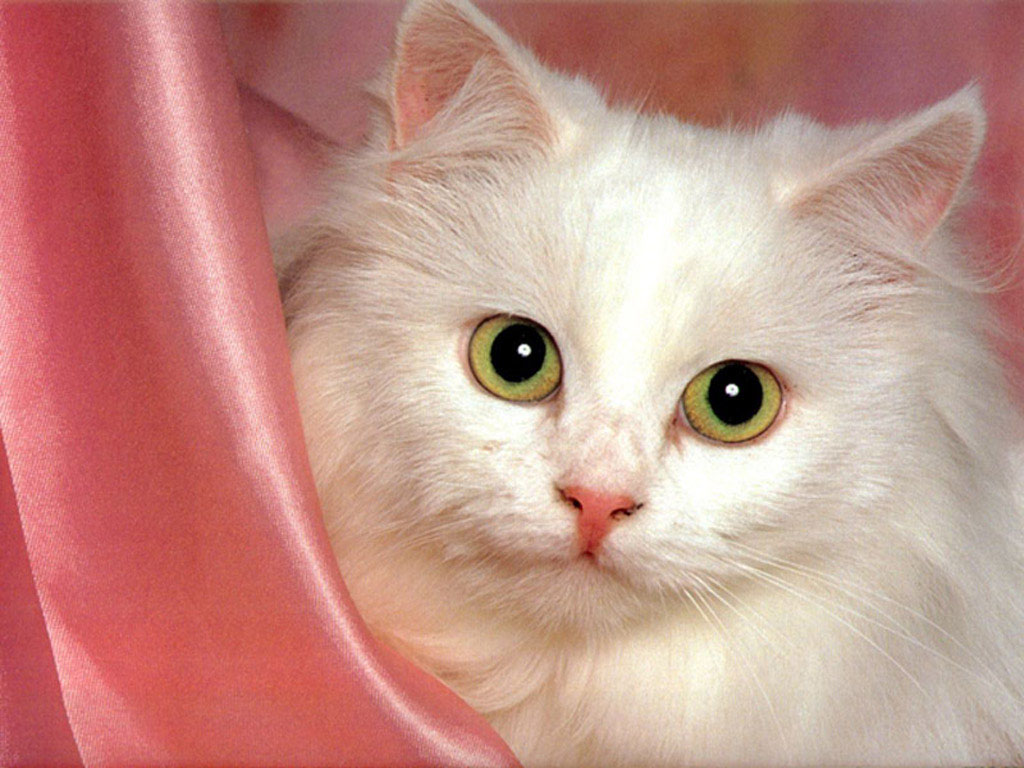
#> input picture computer_vision/data/cat.jpg, 1024 x 768 px
$ python test.py
#> lines starting #> are read from the running program, lines starting #| are printed output that depends on the picture
import importlib
import numpy as np
import hough_module

from skimage.io import imread
from skimage.color import rgb2gray
from skimage.feature import canny

im = canny(rgb2gray(imread('../data/cat.jpg')), 2)
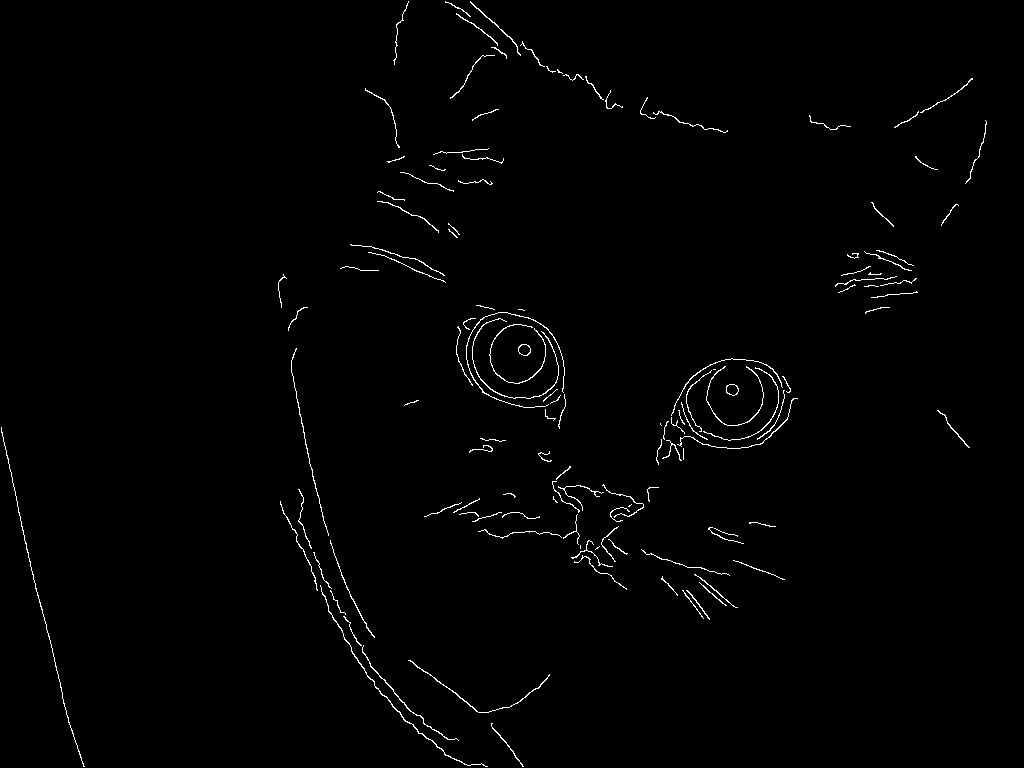
#> im: shape (768, 1024) bool; 1% white in thin lines or dots
zero_arr = np.zeros(im.shape)

importlib.reload(hough_module)
hough_module.hough_line(im, zero_arr)
#> (this line was passed over: hough_module is not available in this run)

$ run again, with computer_vision/data/color_transfer_target.jpg copied over computer_vision/data/cat.jpg
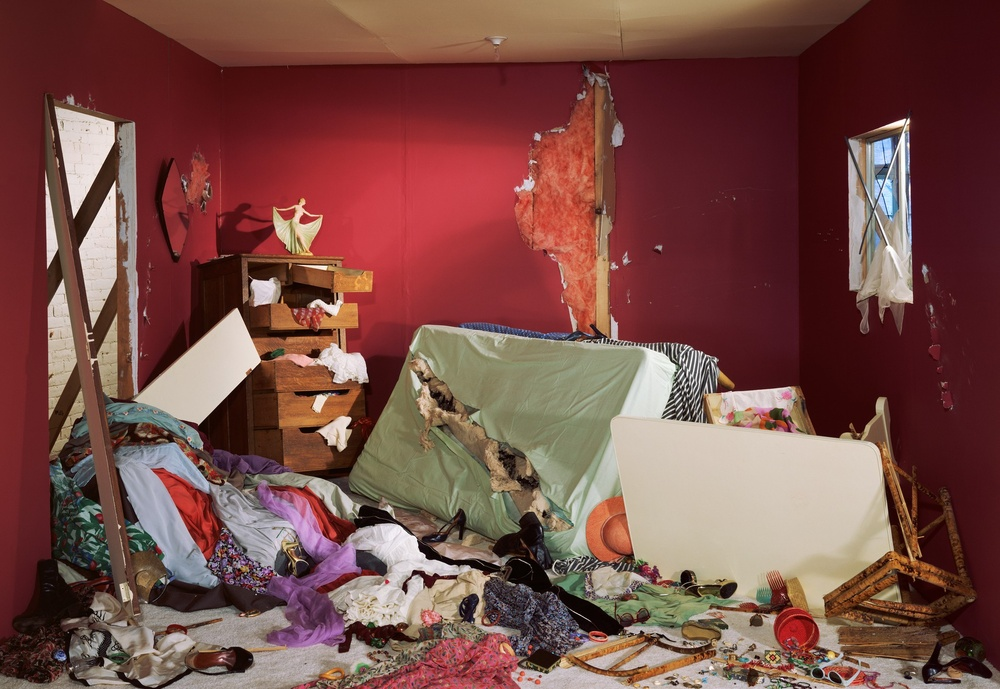
#> input picture computer_vision/data/color_transfer_target.jpg, 1000 x 689 px, shrunk from 1911 x 1316 before the run
#> `im = canny(rgb2gray(imread('../data/cat.jpg')), 2)`:
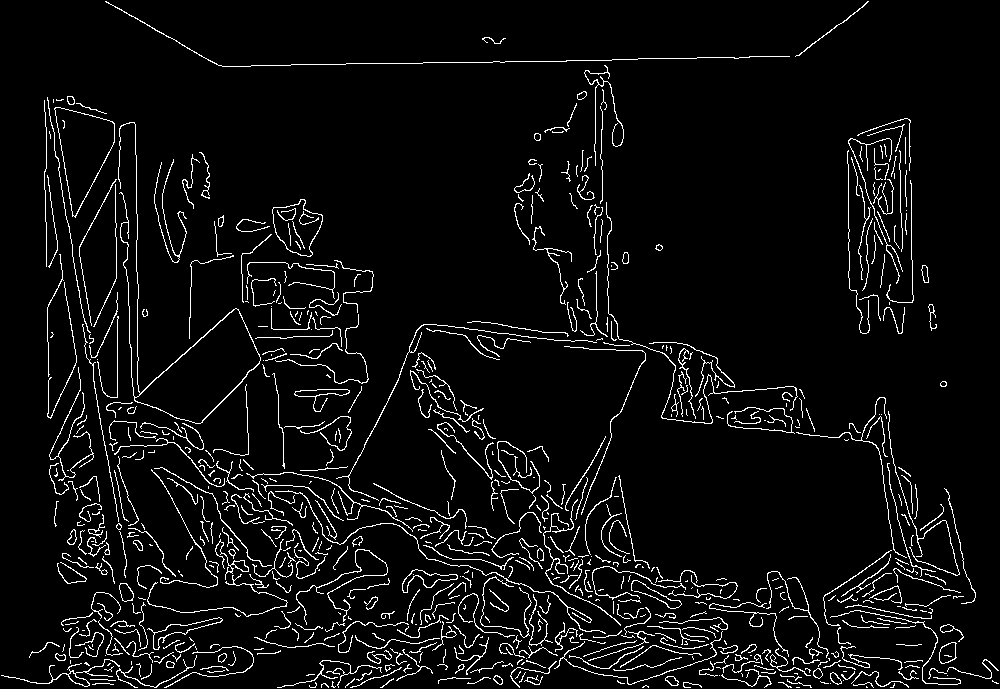
#> im: shape (689, 1000) bool; 5.3% white in thin lines or dots
